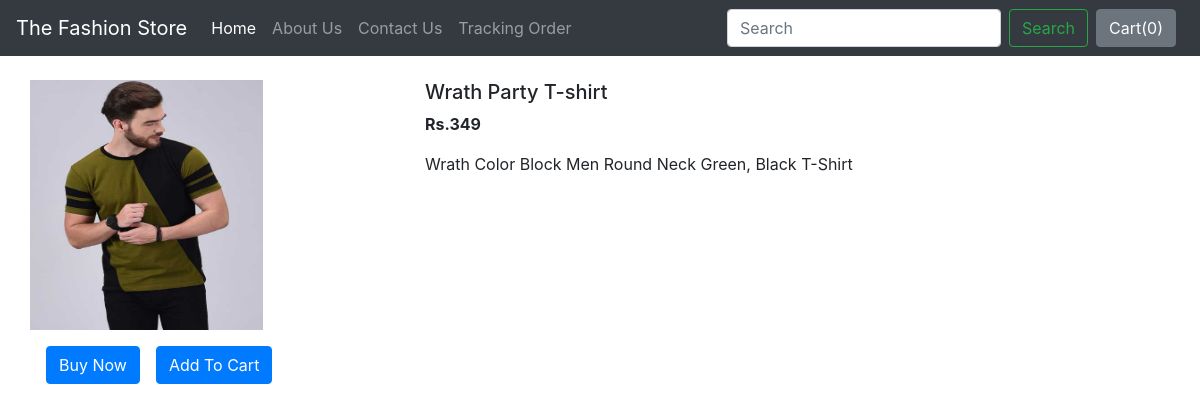
Screenshot of /Shop/products/21 with the database file from the repository.
### Shop/models.py (models this page shows, shortened)
class Product(models.Model):
    product_id = models.AutoField
    product_name = models.CharField(max_length=50)
    category= models.CharField(max_length=200, default="")
    sub_catgory= models.CharField(max_length=20,default="")
    price= models.IntegerField(default=0)
    product_description = models.CharField(max_length=500)
    add_date = models.DateField()
    image= models.ImageField(upload_to="Shop/images", default="")

### Shop/views.py (the view)
# urls.py: path("products/<int:myid>", views.productview, name="Our Products"),
def productview(request , myid):
    product = Product.objects.filter(id=myid)
    return render(request, 'Shop/Productview.html',{'product':product[0]})

### Shop/templates/Shop/Productview.html (shortened to what this page needs)
{% extends 'Shop/Basic.html' %}
{% block body %}
<div class="container my-4">
    <div class="row">
    <div class="col-md-4">
    <div class="row">
        <img src="/media/{{product.image}}" width="233px" height="250px">
    </div>
        <div class="row my-3">
            <button class="btn btn-primary mx-3">Buy Now</button>
            <button class="btn btn-primary">Add To Cart</button>
        </div>
    </div>
    <div class="col-md-8">
        <h5>{{product.product_name}}</h5>
        <p><b>Rs.{{product.price}} </b></p>
        <p>{{product.product_description}}</p>
    </div>
    </div>
</div>
{% endblock %}

### rows the page displays
Product: image (picture), product_name "Wrath Party T-shirt", price "349", product_description "Wrath Color Block Men Round Neck Green, Black T-Shirt"
